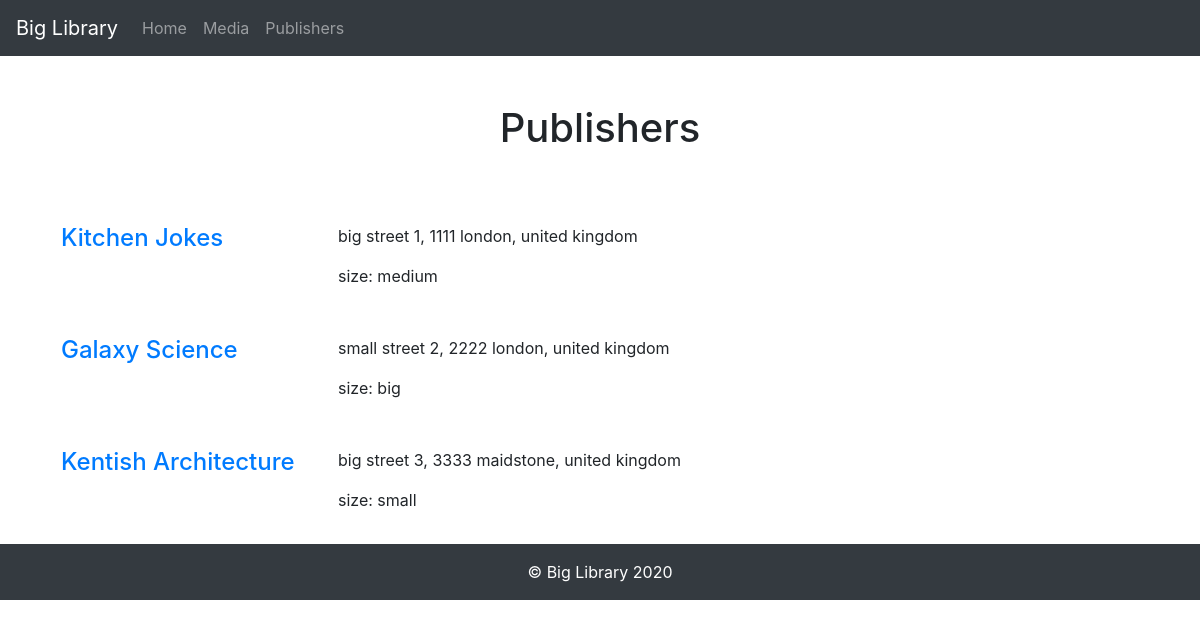
The page /publishers.php on the database its author committed.
### tables this page shows
CREATE TABLE `publisher` (
  `id` int(7) NOT NULL,
  `name` varchar(50) NOT NULL,
  `adress` varchar(100) NOT NULL,
  `size` varchar(10) NOT NULL
);

### publishers.php (the view, shortened to what this page needs)
<?php require_once 'manage/actions/db_connect.php'; ?>
<!DOCTYPE html>
<html lang="en">
<head>
	<link rel="stylesheet" type="text/css" href="https://stackpath.bootstrapcdn.com/bootstrap/4.4.1/css/bootstrap.min.css">
	<link rel="stylesheet" type="text/css" href="css/style.css">
</head>
<body>
	<nav class="navbar navbar-expand-lg navbar-dark bg-dark">
		<a class="navbar-brand" href="#">Big Library</a>
		<div class="collapse navbar-collapse" id="navbarNavAltMarkup">
			<div class="navbar-nav">
				<a class="nav-item nav-link" href="index.php">Home</a>
				<a class="nav-item nav-link" href="media.php">Media</a>
				<a class="nav-item nav-link" href="#">Publishers</a>
			</div>
		</div>
	</nav>
	<header>
		<h1 class="text-center p-5">Publishers</h1>
	</header>
	<main>
		<div class="container">
			<?php
				$sql = "select * from publisher";
				$result = $connect->query($sql);
				if($result->num_rows > 0){
					while($row = $result->fetch_assoc()) {
						echo "
							<div class='p-3'>
								<div class='row'>
									<div class='col-3'>
										<a href='publishers_media.php?id=" . $row['id'] . "'>
											<h4>" . $row['name'] . "</h4>
										</a>
									</div>
									<div class='col-9'>
										<p>" . $row['adress'] . "</p>
										<p>size: " . $row['size'] . "</p>
									</div>
								</div>
							</div>
						";
					}
				}
			?>
		</div>
	</main>
	<footer>
		<div class="text-center bg-dark text-white p-3">
			&copy; Big Library 2020
		</div>
	</footer>
</body>
</html>

### rows shown on the page
publisher: name "Kitchen Jokes", adress "big street 1, 1111 london, united kingdom", size "medium"
publisher: name "Galaxy Science", adress "small street 2, 2222 london, united kingdom", size "big"
publisher: name "Kentish Architecture", adress "big street 3, 3333 maidstone, united kingdom", size "small"
